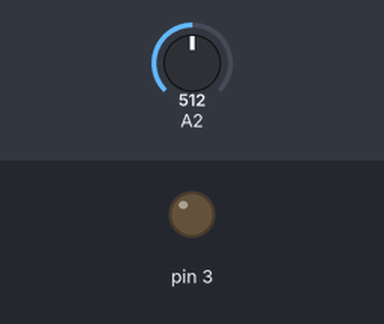
This sketch was run on a simulated Arduino Uno, built with avr-gcc and run on an emulated ATmega328P. Parts: output pins drawn as LEDs (lit = HIGH). The test bench sets the inputs (shaded band); at power-on: A2 = 512.

Above: at 1.2 s.
1.3 s: A2 set to 56
2.8 s: A2 set to 45
At 3.1 s:
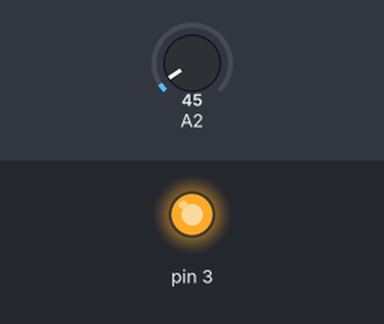
4.3 s: A2 set to 504
5.8 s: A2 set to 525
At 6.6 s:
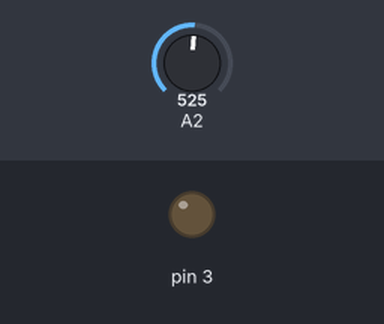
7.3 s: A2 set to 40
At 7.7 s:
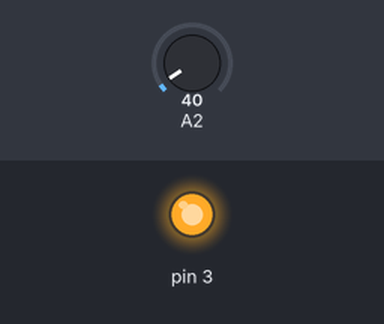
Timing chart, 0 to 9.8 s (numbered marks = the images above; inputs shaded):
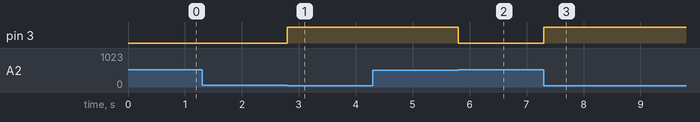

The sketch:

pote_analog.ino
```cpp
int lectura;
void setup() {
  pinMode(3, OUTPUT);
}
void loop()
{
  lectura=analogRead(A2);

  if(lectura<=50){
    digitalWrite(3, HIGH);
  }
  else if (lectura>512){
    digitalWrite(3, LOW);
  }
}
```

Measured:
- the behaviour switches between 51 and 50 on A2 (found by bisection; images 0 and 1)
- the behaviour switches between 512 and 513 on A2 (found by bisection; images 1 and 2)
- after the input at 1.3 s, every drawn part: stays the same
- after the input at 2.8 s, pin 3: LOW → HIGH at once
- after the input at 4.3 s, every drawn part: stays the same
- after the input at 5.8 s, pin 3: HIGH → LOW at once
- after the input at 7.3 s, pin 3: LOW → HIGH at once
